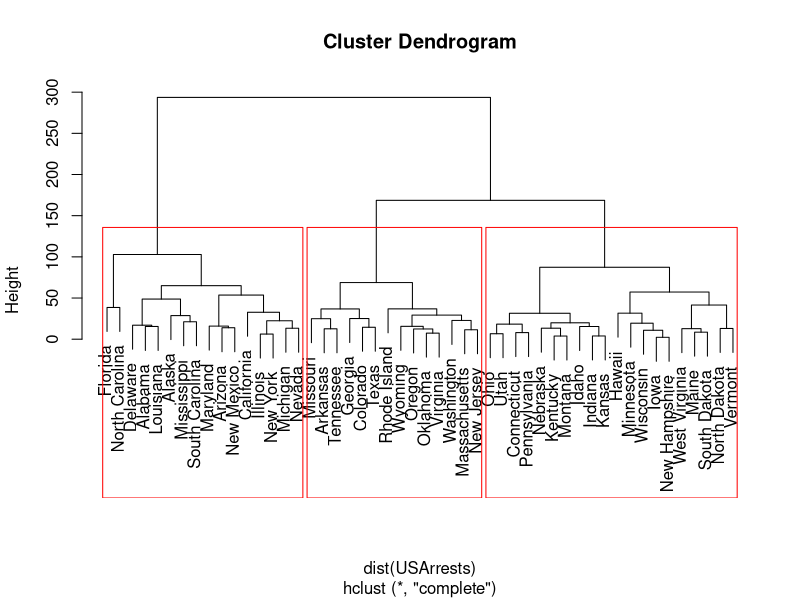

The R script that drew this image:
#!/usr/bin/env Rscript
# this script does what?
library(Cairo)

hca <- hclust(dist(USArrests))

CairoPNG("fname.png", 800, 800)
plot(hca)
rect.hclust(hca, k = 3, border = "red")
# x <- rect.hclust(hca, h = 50, which = c(2,7), border = 3:4)
dev.off()
